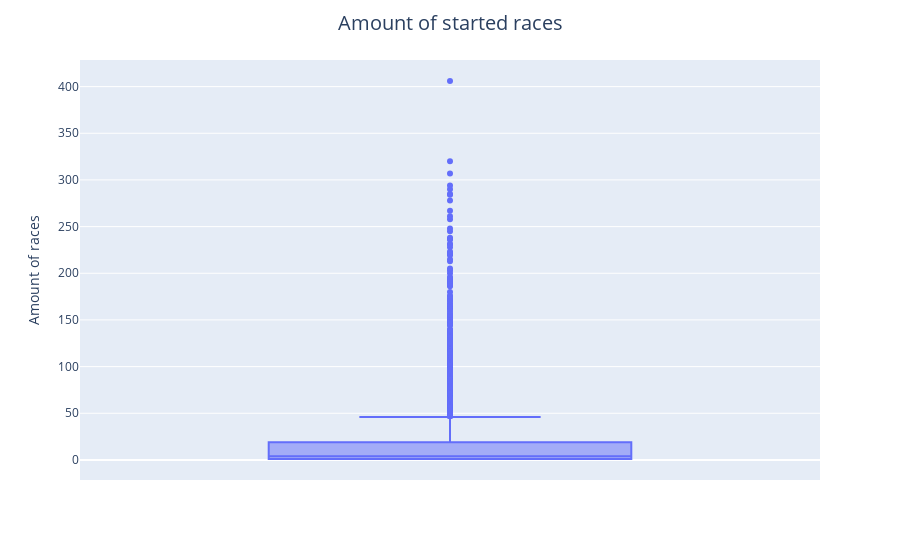

The cell this chart's notebook holds for it:
### Markdown cell above
### Number of started races shown on box plot

### Code cell
# BOX amount of started races
fig_box_starts = px.box(rider_stats[rider_stats['starts'] >0], y = 'starts', hover_data = ['rider_full_name'])

fig_box_starts.update_layout(
    title = 'Amount of started races',
    title_x = 0.5,
    title_font_size = 20,
)
fig_box_starts.update_yaxes(
    title = 'Amount of races'
)
fig_box_starts.show()

### Figure 1 — Plotly figure (JSON) as saved in the notebook; plotly's stock layout.template omitted (floating-point values rounded to 4 significant figures; data arrays with more than 128 entries replaced by an {"elided": "..."} marker saying what was removed)
{"data": [{"alignmentgroup": "True", "customdata": {"elided": "2696x1 str values"}, "hovertemplate": "starts=%{y}<br>rider_full_name=%{customdata[0]}<extra></extra>", "legendgroup": "", "marker": {"color": "#636efa"}, "name": "", "notched": false, "offsetgroup": "", "orientation": "v", "showlegend": false, "type": "box", "x0": " ", "xaxis": "x", "y": {"elided": "2696 int values"}, "y0": " ", "yaxis": "y"}], "layout": {"boxmode": "group", "legend": {"tracegroupgap": 0}, "margin": {"t": 60}, "title": {"font": {"size": 20}, "text": "Amount of started races", "x": 0.5}, "xaxis": {"anchor": "y", "domain": [0, 1]}, "yaxis": {"anchor": "x", "domain": [0, 1], "title": {"text": "Amount of races"}}}}
